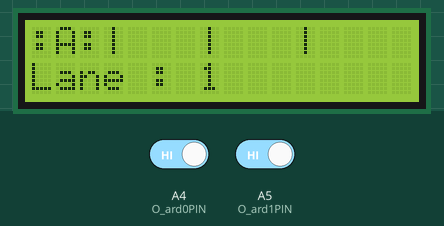
Recording of a sketch running on a simulated Arduino Uno, built with avr-gcc and run on an emulated ATmega328P. Parts: 16×2 character LCD. The test bench sets the inputs (shaded band); at power-on: A4 (O_ard0PIN) HIGH, A5 (O_ard1PIN) HIGH.

Above: at 9.2 s.
9.3 s: A4 (O_ard0PIN) driven LOW
At 9.9 s:
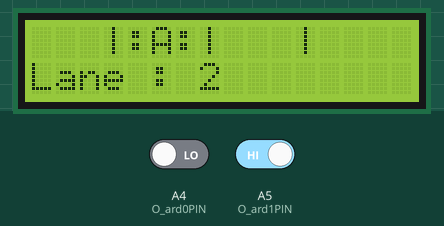
10.8 s: A5 (O_ard1PIN) driven LOW
At 12.0 s:
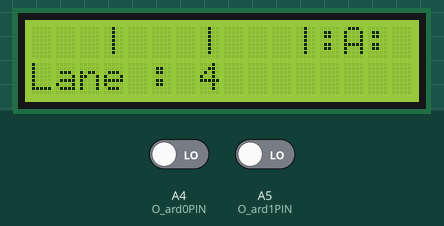
12.3 s: A4 (O_ard0PIN) driven HIGH
At 13.5 s:
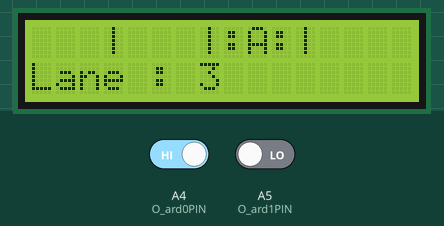
13.8 s: A5 (O_ard1PIN) driven HIGH
At 14.6 s:
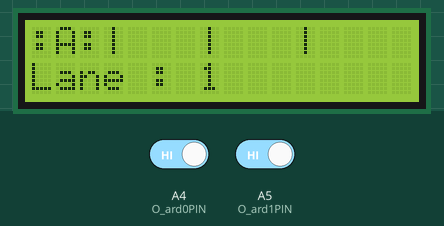
Timing chart, 0 to 16.3 s (numbered marks = the images above; inputs shaded):
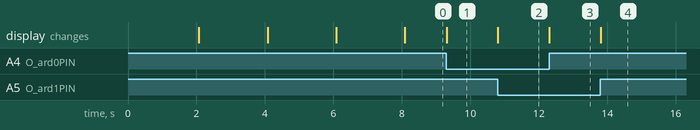

Measured:
- after the input at 9.3 s, the display: changes at once (image 1)
- after the input at 10.8 s, the display: changes at once (image 2)
- after the input at 12.3 s, the display: changes at once (image 3)
- after the input at 13.8 s, the display: changes at once (image 4)

The sketch:

EE222projLCD-Positon.ino
```cpp
#include <LiquidCrystal.h>
LiquidCrystal lcd(12, 11, 5, 4, 3, 2);
const int O_ard0PIN  = A4;
const int O_ard1PIN  = A5;
const int BRAKEPIN = A2;
//const int PARKPIN  = A3;
int O_ard0 = 0;
int O_ard1 = 0;
//int BRAKE = 0;
//int P_D = 0;
//int shift_count = 0;

void setup() {
   pinMode(O_ard0PIN, INPUT);
   pinMode(O_ard1PIN, INPUT);
   //pinMode(BRAKEPIN, INPUT);
   //pinMode(PARKPIN, INPUT);
   lcd.begin(16, 2);
   lcd.setCursor(0,0);
   lcd.print("Hello There!!");
   delay (2000);
   lcd.clear();
   lcd.setCursor(0,0);
   lcd.print("This-s our EE224");
   lcd.setCursor(0,1);
   lcd.print("Course Project");
   delay (2000);
   lcd.clear();
   lcd.setCursor(0,0);
   lcd.print("OBSTACLE AVOIDING");
   lcd.setCursor(0,1);
   lcd.print("LANE SHIFTER");
   delay (2000);
   lcd.clear();
   lcd.setCursor(0,0);
   lcd.print("Vasant , Manika");
   lcd.setCursor(0,1);
   lcd.print("Vaishnavi, Siddharth");
   delay(2000);
   lcd.clear();
}

void loop() {
  O_ard1  = digitalRead(O_ard1PIN);
  O_ard0  = digitalRead(O_ard0PIN);
  //BRAKE = not digitalRead(BRAKEPIN);
  //P_D = not digitalRead(PARKPIN);
  // set the cursor to column 0, line 1
  // (note: line 1 is the second row, since counting begins with 0):
  //lcd.setCursor(0, 1);
  // Print LEFT SHIFT or RIGHT SHIFT on the first Line
  //if (BRAKE == 1) {lcd.setCursor(0,1); lcd.print("BRAKE"); }
  //else            {lcd.setCursor(0,1); lcd.print("CRUZE"); };

  //if (P_D == 1) {lcd.setCursor(7,1); lcd.print("PARK MODE"); }
  //else          {lcd.setCursor(7,1); lcd.print("DRIVEMODE");};


  if      ((O_ard1 == 0) and (O_ard0 == 0)) {lcd.setCursor(0,0); lcd.print("   |   |   |:A:"); lcd.setCursor(0,1); lcd.print("Lane : 4");}
  else if ((O_ard1 == 0) and (O_ard0 == 1)) {lcd.setCursor(0,0); lcd.print("   |   |:A:|   "); lcd.setCursor(0,1); lcd.print("Lane : 3");}
  else if ((O_ard1 == 1) and (O_ard0 == 0)) {lcd.setCursor(0,0); lcd.print("   |:A:|   |   "); lcd.setCursor(0,1); lcd.print("Lane : 2");}
  else if ((O_ard1 == 1) and (O_ard0 == 1)) {lcd.setCursor(0,0); lcd.print(":A:|   |   |   "); lcd.setCursor(0,1); lcd.print("Lane : 1");};


   //delay(100);
 // lcd.print(millis()/200);// This shows number of total missiseconds passed divided by 1000.
}
```
